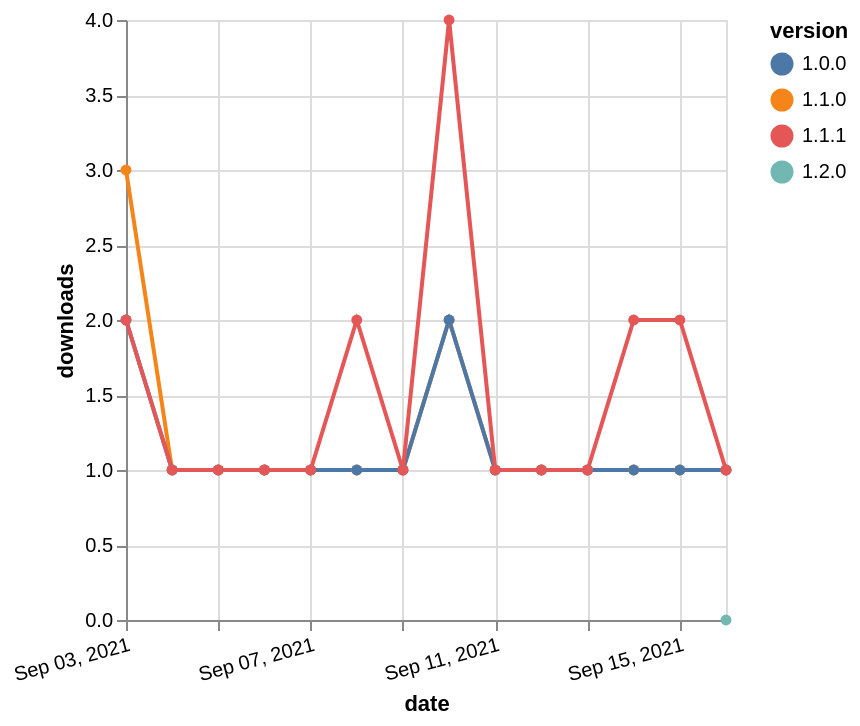

Describe this chart as a Vega-Lite specification.
### Vega-Lite specification from a JSON file in a GitHub repository (floating-point values rounded to 4 significant figures)
{"$schema": "https://vega.github.io/schema/vega-lite/v5.json", "description": "A simple bar chart with embedded data.", "data": {"values": [{"date": "2021-09-03", "total": 121, "delta": 3, "version": "1.1.0"}, {"date": "2021-09-04", "total": 122, "delta": 1, "version": "1.1.0"}, {"date": "2021-09-05", "total": 123, "delta": 1, "version": "1.1.0"}, {"date": "2021-09-06", "total": 124, "delta": 1, "version": "1.1.0"}, {"date": "2021-09-07", "total": 125, "delta": 1, "version": "1.1.0"}, {"date": "2021-09-08", "total": 126, "delta": 1, "version": "1.1.0"}, {"date": "2021-09-09", "total": 127, "delta": 1, "version": "1.1.0"}, {"date": "2021-09-10", "total": 129, "delta": 2, "version": "1.1.0"}, {"date": "2021-09-11", "total": 130, "delta": 1, "version": "1.1.0"}, {"date": "2021-09-12", "total": 131, "delta": 1, "version": "1.1.0"}, {"date": "2021-09-13", "total": 132, "delta": 1, "version": "1.1.0"}, {"date": "2021-09-14", "total": 133, "delta": 1, "version": "1.1.0"}, {"date": "2021-09-15", "total": 134, "delta": 1, "version": "1.1.0"}, {"date": "2021-09-16", "total": 135, "delta": 1, "version": "1.1.0"}, {"date": "2021-09-03", "total": 116, "delta": 2, "version": "1.0.0"}, {"date": "2021-09-04", "total": 117, "delta": 1, "version": "1.0.0"}, {"date": "2021-09-05", "total": 118, "delta": 1, "version": "1.0.0"}, {"date": "2021-09-06", "total": 119, "delta": 1, "version": "1.0.0"}, {"date": "2021-09-07", "total": 120, "delta": 1, "version": "1.0.0"}, {"date": "2021-09-08", "total": 121, "delta": 1, "version": "1.0.0"}, {"date": "2021-09-09", "total": 122, "delta": 1, "version": "1.0.0"}, {"date": "2021-09-10", "total": 124, "delta": 2, "version": "1.0.0"}, {"date": "2021-09-11", "total": 125, "delta": 1, "version": "1.0.0"}, {"date": "2021-09-12", "total": 126, "delta": 1, "version": "1.0.0"}, {"date": "2021-09-13", "total": 127, "delta": 1, "version": "1.0.0"}, {"date": "2021-09-14", "total": 128, "delta": 1, "version": "1.0.0"}, {"date": "2021-09-15", "total": 129, "delta": 1, "version": "1.0.0"}, {"date": "2021-09-16", "total": 130, "delta": 1, "version": "1.0.0"}, {"date": "2021-09-16", "total": 14, "delta": 0, "version": "1.2.0"}, {"date": "2021-09-03", "total": 90, "delta": 2, "version": "1.1.1"}, {"date": "2021-09-04", "total": 91, "delta": 1, "version": "1.1.1"}, {"date": "2021-09-05", "total": 92, "delta": 1, "version": "1.1.1"}, {"date": "2021-09-06", "total": 93, "delta": 1, "version": "1.1.1"}, {"date": "2021-09-07", "total": 94, "delta": 1, "version": "1.1.1"}, {"date": "2021-09-08", "total": 96, "delta": 2, "version": "1.1.1"}, {"date": "2021-09-09", "total": 97, "delta": 1, "version": "1.1.1"}, {"date": "2021-09-10", "total": 101, "delta": 4, "version": "1.1.1"}, {"date": "2021-09-11", "total": 102, "delta": 1, "version": "1.1.1"}, {"date": "2021-09-12", "total": 103, "delta": 1, "version": "1.1.1"}, {"date": "2021-09-13", "total": 104, "delta": 1, "version": "1.1.1"}, {"date": "2021-09-14", "total": 106, "delta": 2, "version": "1.1.1"}, {"date": "2021-09-15", "total": 108, "delta": 2, "version": "1.1.1"}, {"date": "2021-09-16", "total": 109, "delta": 1, "version": "1.1.1"}]}, "width": "container", "mark": {"type": "line", "point": {"filled": true}}, "encoding": {"x": {"field": "date", "type": "temporal", "timeUnit": "yearmonthdate", "title": "date", "axis": {"labelAngle": -15}}, "y": {"field": "delta", "type": "quantitative", "title": "downloads"}, "color": {"field": "version", "type": "nominal"}, "tooltip": {"field": "delta"}}}
